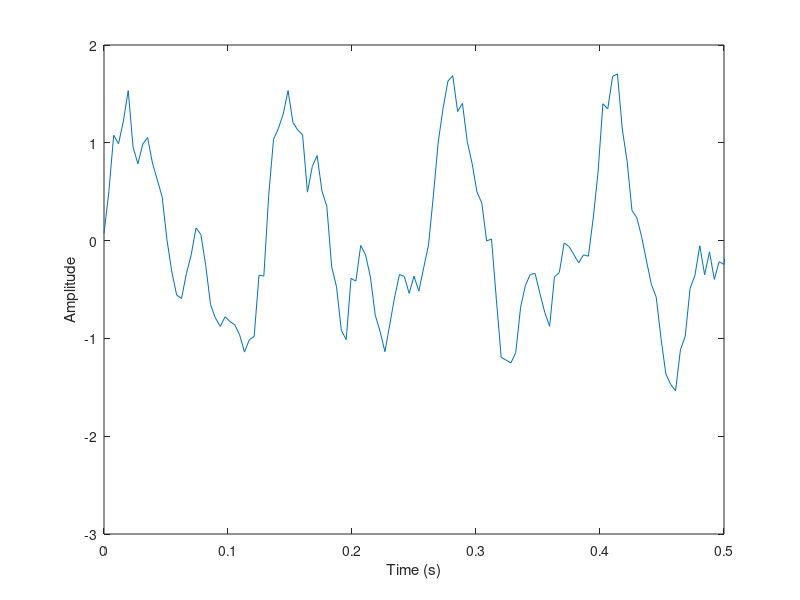
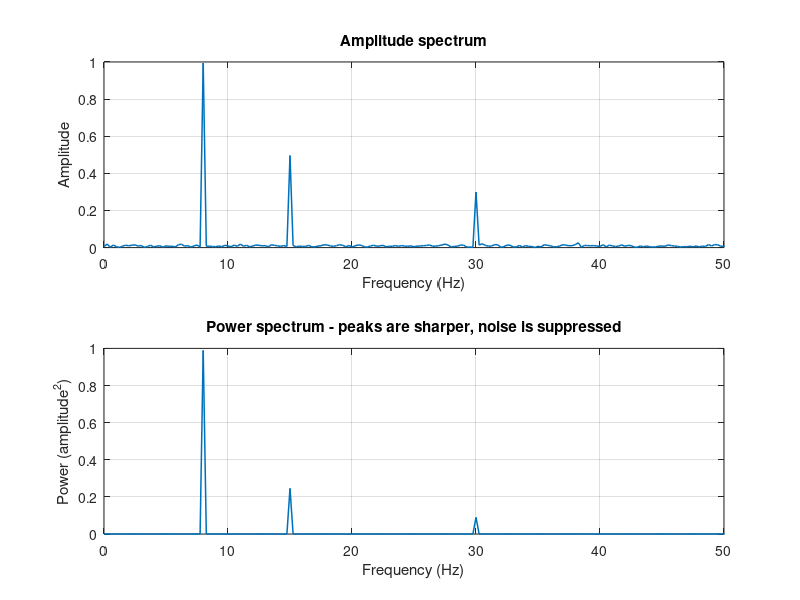
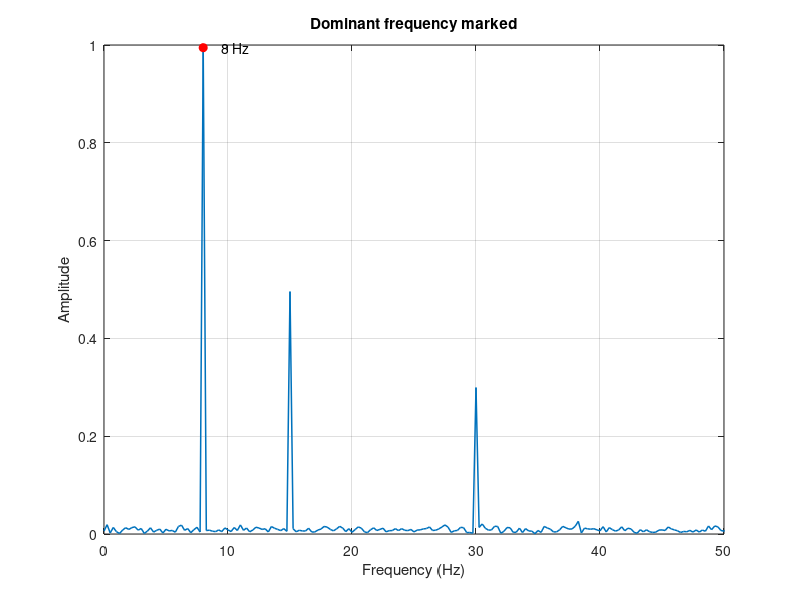

The MATLAB script that drew these images, in order:
%% DEMO 2 - AMPLITUDE SPECTRUM, POWER SPECTRUM, DOMINANT FREQUENCIES
% Session 8 - Signal Processing I
% Builds directly on Demo 1.
%
% NEW CONCEPTS:
%   - Adding realistic noise to a signal
%   - Power spectrum = amplitude squared (used in EEG analysis)
%   - Finding peaks automatically with max() and sort()
%   - Understanding frequency resolution (df = Fs/N)

clear; clc; close all;

%% 1. Rebuild the signal, this time WITH a bit of noise (more realistic)
Fs = 256; dur = 4;
t = (0:1/Fs:dur-1/Fs)';
N = length(t);

% rng() seeds the random number generator so you get the SAME "random"
% numbers every time you run this script. Good practice for reproducible
% research — a collaborator can run your code and get identical results.
rng(7);                          % 7 is an arbitrary seed; any integer works

% randn(N,1) generates N values drawn from a standard normal distribution
% (mean 0, standard deviation 1). This models measurement noise in a
% biological recording — small random fluctuations on top of the real signal.
x = 1.0*sin(2*pi*8*t) ...
  + 0.5*sin(2*pi*15*t) ...
  + 0.3*sin(2*pi*30*t) ...
  + 0.15*randn(N,1);             % noise amplitude 0.15 — smaller than the 30 Hz component

figure;
plot(t, x); xlim([0 0.5]);     % zoom to first 0.5 s; the full 4 s looks messy
xlabel('Time (s)'); ylabel('Amplitude');

%% 2. Single-sided amplitude spectrum (same recipe as Demo 1)
% This block is identical to Demo 1 Section 5. Once you have memorised it
% you can paste it into any script that needs frequency analysis.
Y  = fft(x);               % FFT: time domain -> frequency domain (complex)
P2 = abs(Y/N);             % magnitude, normalised: |complex number| = sqrt(re^2 + im^2)
P1 = P2(1:N/2+1);          % keep positive frequencies only (0 Hz .. Nyquist)
P1(2:end-1) = 2*P1(2:end-1); % double the non-endpoint bins to restore full energy
f  = (0:N/2)'*(Fs/N);      % frequency axis: 0 to 128 Hz in steps of 0.25 Hz

%% 3. Power spectrum = amplitude squared
% "Power" in signal processing means amplitude^2.
% Squaring has two useful effects:
%   (a) Large peaks become MUCH larger relative to small noise
%       (e.g., amplitude 1.0 -> power 1.0 vs amplitude 0.15 -> power 0.02)
%   (b) The result matches the physical idea of signal "energy" or "power"
%       (think of electrical power: P = V^2/R)
% EEG papers almost always report power spectra, not amplitude spectra.
%
% The .^ operator means element-wise squaring (apply ^ to every element).
% Contrast with matrix squaring: P1^2 would try matrix multiplication.
Pow = P1.^2;

figure;
subplot(2,1,1);
% subplot(rows, cols, panel_number) divides the figure into a grid
plot(f, P1, 'LineWidth', 1.1); xlim([0 50]); grid on;
xlabel('Frequency (Hz)'); ylabel('Amplitude');
title('Amplitude spectrum');

subplot(2,1,2);
plot(f, Pow, 'LineWidth', 1.1); xlim([0 50]); grid on;
xlabel('Frequency (Hz)'); ylabel('Power (amplitude^2)');
title('Power spectrum - peaks are sharper, noise is suppressed');
% COMPARE THE TWO PANELS: notice the 8 Hz peak dominates even more in the
% power plot, and the noise floor looks flatter and lower.

%% 4. Find the SINGLE dominant frequency
% max() with two output arguments returns BOTH the value AND its position.
%   [value, position] = max(vector)
[peakAmp, idx] = max(P1);        % peakAmp = largest amplitude; idx = which bin
domFreq = f(idx);                % convert bin index to Hz using the frequency axis
fprintf('Dominant frequency = %.2f Hz  (amplitude %.2f)\n', domFreq, peakAmp);
% EXPECTED: Dominant frequency = 8.00 Hz
% (The 8 Hz component has amplitude 1.0, larger than 0.5 and 0.3)

%% 5. Find the TOP 3 frequencies with sort
% sort() rearranges values; 'descend' means largest first.
% With two output arguments it also returns the ORIGINAL INDICES (the
% permutation that would sort the vector), which lets us look up the
% corresponding frequencies.
[sortedAmp, order] = sort(P1, 'descend'); % sortedAmp: amplitudes high->low
                                           % order: indices into P1 that produced this sort
top3_freqs = f(order(1:3));               % use the top-3 indices to look up Hz values
top3_amps  = sortedAmp(1:3);             % the corresponding amplitudes
disp('Top 3 frequencies (Hz) and their amplitudes:');
disp([top3_freqs, top3_amps]);    % display as a two-column matrix
% EXPECTED (order): ~8 Hz, ~15 Hz, ~30 Hz

% Mark the dominant peak on the amplitude plot as a red circle
figure;
plot(f, P1, 'LineWidth', 1.1); xlim([0 50]); grid on; hold on;
% 'ro' = red circle marker; 'MarkerFaceColor','r' fills the circle solid red
plot(domFreq, peakAmp, 'ro', 'MarkerFaceColor', 'r');
% text() places a label string at coordinates (x, y) on the current axes
text(domFreq+1, peakAmp, sprintf('  %.0f Hz', domFreq));
xlabel('Frequency (Hz)'); ylabel('Amplitude');
title('Dominant frequency marked');

%% 6. (Optional) Why the frequency axis has the spacing it has
% The frequency resolution df is the gap between adjacent FFT bins.
% df = Fs / N = (samples/second) / (samples) = 1/second ... i.e. Hz.
df = Fs/N;                       % spacing between neighbouring frequency bins
fprintf('Frequency resolution df = Fs/N = %.4f Hz\n', df);
% With Fs = 256 and N = 1024:  df = 256/1024 = 0.25 Hz
%
% TALKING POINT: longer recordings (larger N for the same Fs) give a finer
% df, so you can tell close frequencies apart more precisely.
% At df = 0.25 Hz you can distinguish 8 Hz from 8.25 Hz, for example.
% A 1-second recording gives df = 1 Hz — coarser, but sometimes enough.
% This is called the "frequency resolution vs time trade-off."
